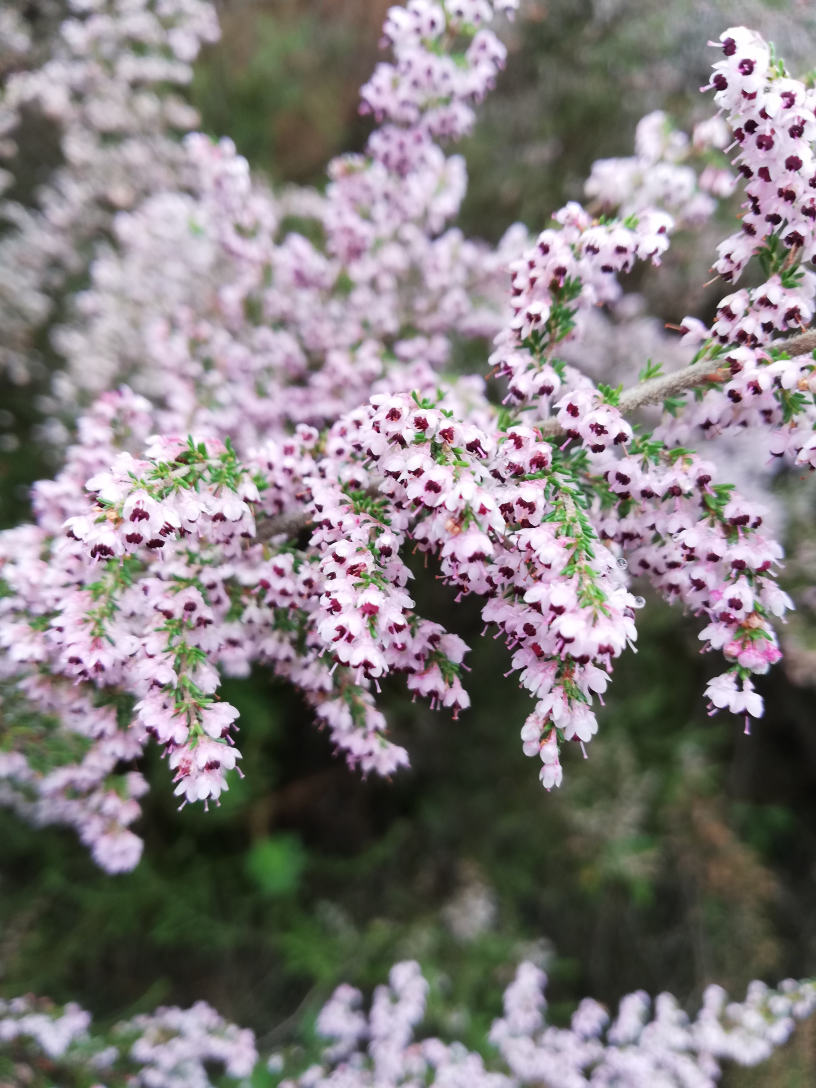
#> input picture media/Flowers.jpg, 2448 x 3264 px (shown at 1/3 size)
$ python test.py media/Flowers.jpg
#> lines starting #> are read from the running program, lines starting #| are printed output that depends on the picture
### lines.py
"""Implement Bresenhams line algorithm"""

import cv2
import numpy as np
from typing import Tuple
from numba import njit

@njit(cache=True)
def line_points(start: Tuple[int, int], end: Tuple[int, int]) -> np.ndarray:
    """Generate a dictionary of coordinates on a line. Uses the Bresenhams line algorithm.
    Uses cv style coordinate indexing (bottom right corner = (h, w))

    Args:
        start (Tuple[int, int]): Starting coordinate
        end (Tuple[int, int]): Final coordinate

    Returns:
        np.ndarray: Index with column index to get row index.
    """
    row1, col1 = start
    row2, col2 = end

    # Determine the size needed
    max_col = max(col1, col2)
    edge = np.zeros(max_col + 1, dtype=np.int64)

    dx = abs(row2 - row1)
    dy = abs(col2 - col1)
    if row1 < row2:
        sx = 1
    else:
        sx = -1
    if col1 < col2:
        sy = 1
    else:
        sy = -1
    err = dx - dy

    while True:
        edge[col1] = row1
        if row1 == row2 and col1 == col2:
            break
        e2 = 2 * err
        if e2 > -dy:
            err = err - dy
            row1 = row1 + sx
        if e2 < dx:
            err = err + dx
            col1 = col1 + sy
    return edge

def make_lines(h: int,w: int ) -> np.ndarray:
    """Premake the positive and negative diagonal lines for half_mirror

    Args:
        h (int): Image height
        w (int): Image width


    Returns:
        Dict[str, List[int]]: '+' for positive diagonal, '-' for negative. The line indexed with column returns row
    """
    tl = (0,0)
    tr = (0, w)
    bl = (h, 0)
    br = (h, w)

    pos_diag = line_points(bl, tr)
    neg_diag = line_points(tl, br)
    return np.vstack((pos_diag, neg_diag))


# [55 lines left out: functions bresenham_line, edge_dir, main, not called in this run]


# [2 lines that do not run on import are left out]

### mirror.py
#!/usr/bin/env python3
import cv2
from cv2.typing import MatLike
from typing import List, Literal, Optional
from functools import partial
import numpy as np
from numba import njit
import os
from argparse import ArgumentParser
from pathlib import Path
import tkinter as tk

# local
from mat import mir_p, mir_n
from rot import spin_func
from videos import images_to_video, convert_mp4
import lines

# constants
CV_FLIP_VERT = 0
CV_FLIP_HORIZ = 1


# [81 lines left out: functions crop_square, mirror, _project_diag, not called in this run]

@njit(cache=True)
def _project_diag_rev(img: MatLike,
    loc: Literal["top", "bottom"],
    diag: Literal["+", "-"],
    lpnts: List[int]):
    """Reflect one half of an image onto the other side (not inplace).

    Args:
        img (MatLike): Image (h, w, c) (square)
        loc (Literal['top', 'bottom']): Location with respect to dividing line.
        diag (Literal['+', '-']): Sign of the diagonal gradient.

    Returns:
        MatLike: Image with 1 plane of symmetry.
    """

    h, w, _ = img.shape

    cp = img.copy()

    mr = mir_p(img)

    for x_row in range(h):
        for x_col in range(w):
            y_row = lpnts[x_col]
            if (loc == "top" and x_row > y_row) or (loc == "bottom" and x_row < y_row):
                cp[x_row, x_col] = mr[x_col, x_row]

    return cp


# [488 lines left out: functions _project, half_mirror, multi_mirror, all_dir, _get_img_in_pars, _get_img_ot_pars and 4 more, not called in this run]


# [2 lines that do not run on import are left out]

### mat.py
import numpy as np
from numba import njit


# njit provides little benefit
# [11 lines left out: functions mir_p_1chan, mir_n_1chan, not called in this run]

@njit(cache=True)
def mir_p(A):
    return A.transpose(1, 0, 2)[::-1, ::-1, :]


@njit(cache=True)
def mir_n(A):
    return A.transpose(1, 0, 2)

# [47 lines that do not run on import are left out]

### test.py
import cv2
import mirror
from pathlib import Path
from cv2.typing import MatLike
from typing import Tuple, Literal
import mat
import lines

SAMPLE = './media/Flowers.jpg'

def _get_ex_img(path: str = SAMPLE, desired_h: int = 500) -> MatLike:
#> called with path = './media/Flowers.jpg', desired_h = 500
    ex_p = Path(path)

    if not ex_p.exists():
        raise ValueError(f"{ex_p} not found")
    img = cv2.imread(path, cv2.IMREAD_COLOR)
#> img is the input picture: shape (3264, 2448, 3); mean B, G, R 127, 125.7, 132.1

    h, w, _ = img.shape
#> h = 3264; w = 2448

    f = h / desired_h
#> f = 6.53


    nh, nw = round(h / f), round(w / f)
#> nh = 500; nw = 375

    rimg =  cv2.resize(img, (nh, nw), interpolation=cv2.INTER_CUBIC)
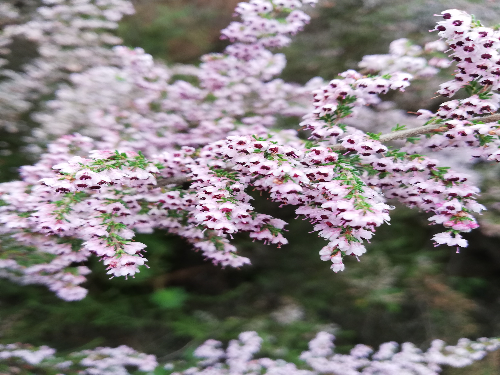
#> rimg: shape (375, 500, 3); mean B, G, R 127, 125.7, 132.1

    #see original
    cv2.imshow("Original", rimg)
    cv2.waitKey(0)

    return rimg

# [325 lines left out: functions test_crop, _project_diag_1chan, test_pd1c, test_p, spin_mirror, spin_mirror2 and 7 more, not called in this run]

def test_project_diag_rev():
    img = _get_ex_img()
    # img = test_crop()
    print(img.shape)
#| (375, 500, 3)

    h, w, _ = img.shape
#> h = 375; w = 500
    diagonals = lines.make_lines(h, w)
    pdiag = diagonals[0]
    ndiag = diagonals[1]
#> ndiag = 501 values from 0 to 375
    img = mirror._project_diag_rev(img,"top", "-" , pdiag)
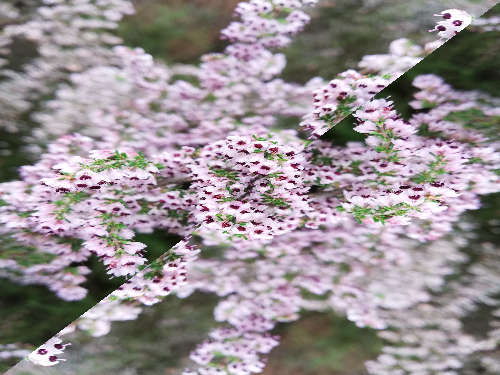
#> img: shape (375, 500, 3); mean B, G, R 147.5, 143.8, 152.5
    print(img.shape)
#| (375, 500, 3)
    cv2.imshow('rev', img)
    cv2.waitKey(0)


if __name__ == '__main__':
    # [11 lines of commented-out code are left out]

    test_project_diag_rev()

    cv2.destroyAllWindows()
